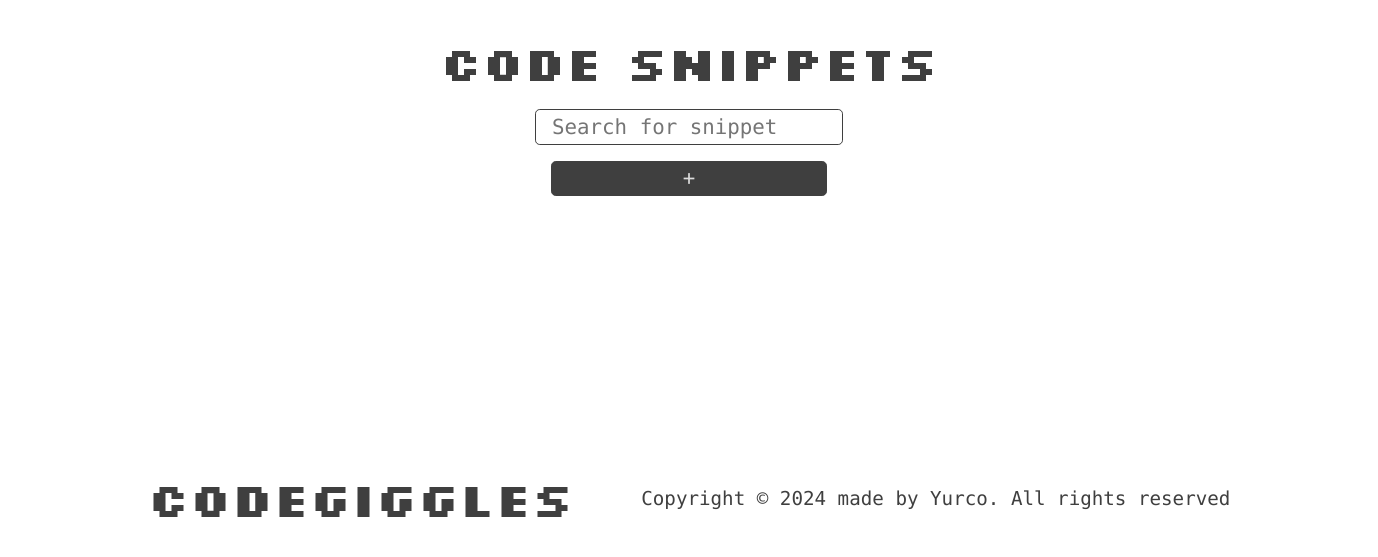
The app's page /snippets/, older data.
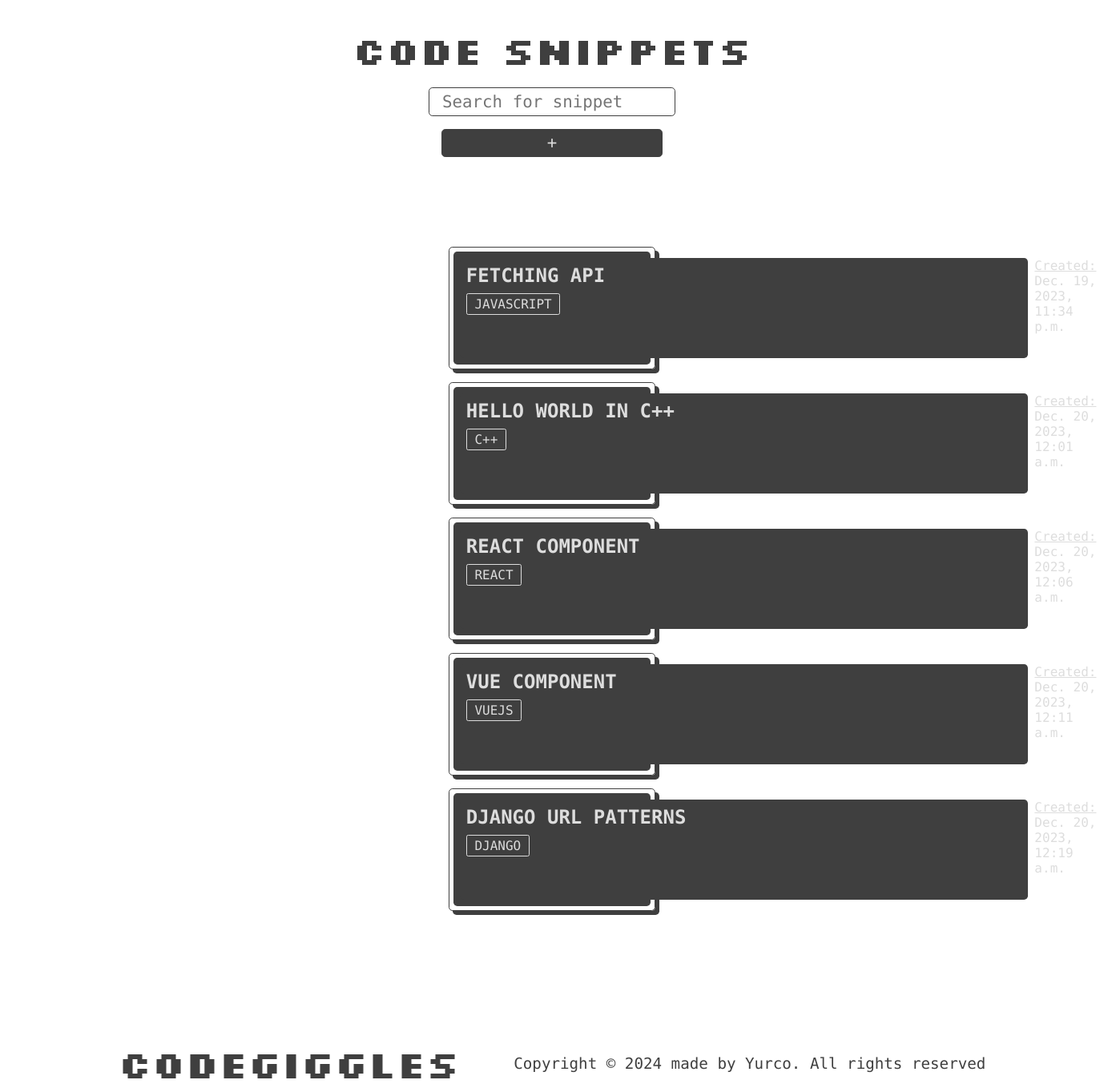
The same page, newer data.
### codegiggles_app/models.py (models this page shows, shortened)
class Snippet(models.Model):
  title = models.CharField(max_length=255)
  code = models.TextField()
  language = models.CharField(max_length=50)
  description = models.TextField(default='')
  created_at = models.DateTimeField(auto_now_add=True)

### codegiggles_app/views.py (the view)
# urls.py: path('snippets/', snippets, name='snippets'),
def snippets(request):
  snippets = Snippet.objects.all()
  return render(request, 'codegiggles_app/snippets.html', {'snippets': snippets})

### codegiggles_app/templates/codegiggles_app/snippets.html (shortened to what this page needs)
{% load static %}
<!DOCTYPE html>
<html lang="en">
	<head>
		<link
			rel="stylesheet"
			href="{% static 'codegiggles_app/css/style.css' %}"
		/>
	</head>
	<body>
		<section id="snippets_header">
			<h1 id="logo">Code Snippets</h1>
			<input placeholder="Search for snippet"></input>
			<a href="{% url 'add_snippet' %}" id="add_snippet_btn"
				><button>+</button></a
			>
		</section>
		<section id="snippets_snippets">
				{% for snippet in snippets %}
					<div id="snippet">
						<div>
							<div>
								<h2>{{ snippet.title }}</h2>
								<p class="tag">{{ snippet.language }}</p>
								<pre>
								</pre>
							</div>
							<p class="created">
								<span class="text"> Created: </span>
								<span>{{ snippet.created_at }}</span>
							</p>
						</div>
					</div>
			{% endfor %}
		</section>
		<section id="footer">
			<div>
				<h3 id="logo">CodeGiggles</h3>
			</div>
			<div id="copyright">
				<p>Copyright © 2024 made by Yurco. All rights reserved</p>
			</div>
		</section>
	</body>
</html>

Row changes from the older to the newer data that the page shows:
added Snippet: title "FETCHING API", language "JAVASCRIPT", created_at "Dec. 19, 2023, 11:34 p.m."
added Snippet: title "HELLO WORLD IN C++", language "C++", created_at "Dec. 20, 2023, 12:01 a.m."
added Snippet: title "REACT COMPONENT", language "REACT", created_at "Dec. 20, 2023, 12:06 a.m."
added Snippet: title "VUE COMPONENT", language "VUEJS", created_at "Dec. 20, 2023, 12:11 a.m."
added Snippet: title "DJANGO URL PATTERNS", language "DJANGO", created_at "Dec. 20, 2023, 12:19 a.m."
